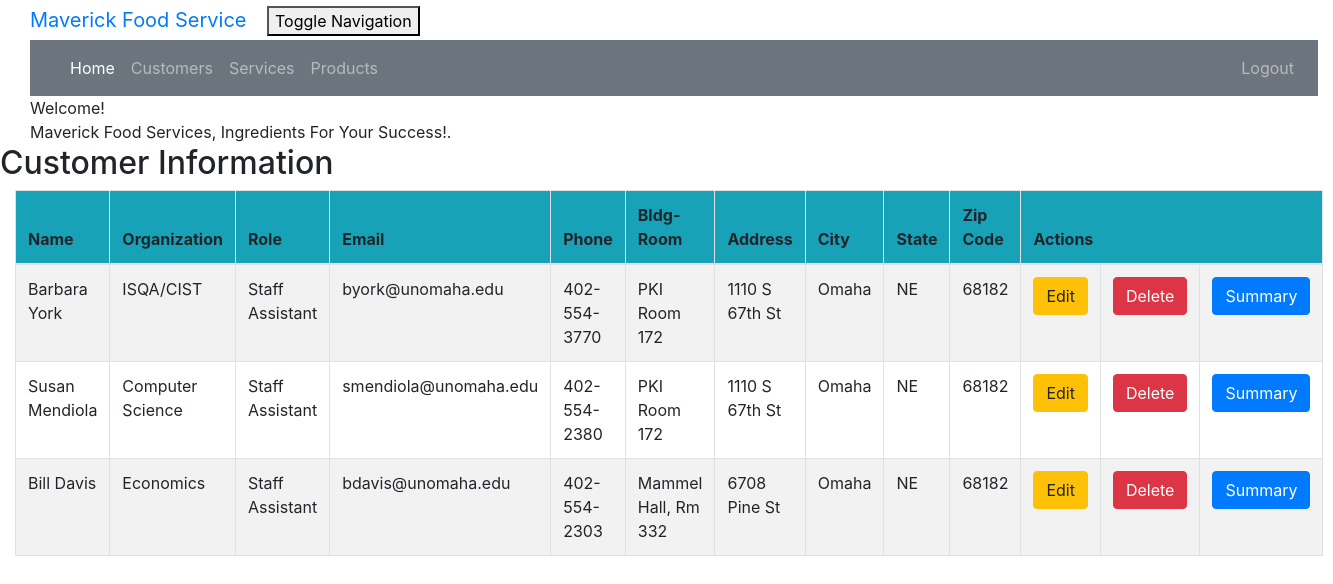
/customer_list (signed in), run on the app's committed database.
### crm/models.py (models this page shows, shortened)
class Customer(models.Model):
    cust_name = models.CharField(max_length=50)
    email = models.EmailField(max_length=100)
    phone = models.CharField(max_length=20)
    bldgroom = models.CharField(max_length=100)
    address = models.CharField(max_length=200)
    city = models.CharField(max_length=50)
    state = models.CharField(max_length=50)
    zipcode = models.CharField(max_length=10)
    organization = models.CharField(max_length=100)
    role = models.CharField(max_length=100)

### crm/views.py (the view)
# urls.py: path('customer_list', views.customer_list, name='customer_list'),
@login_required
def customer_list(request):
    customer = Customer.objects.filter()
    return render(request, 'crm/customer_list.html',
                  {'customers': customer})

### crm/templates/crm/customer_list.html (shortened to what this page needs)
<!DOCTYPE html>
<html lang="en">
{% extends 'crm/base.html' %}
{% block content %}
    <html>
    <head>
    </head>
    <body class="bodylist">
    <div class="container">
        <div class="panel panel-primary">
            <div class="panel-heading">Welcome!</div>
            <div class="panel-body">
                Maverick Food Services, Ingredients For Your Success!.
            </div>
        </div>
    </div>
    <div class="row">
        <h2>Customer Information</h2>
    </div>
    <div>
        <table class="table table-striped table-bordered table-hover w-auto">
            <thead>
            <tr class="bg-info">
                <th>Name</th>
                <th>Organization</th>
                <th>Role</th>
                <th>Email</th>
                <th>Phone</th>
                <th>Bldg-Room</th>
                <th>Address</th>
                <th>City</th>
                <th>State</th>
                <th>Zip Code</th>
                <th colspan="3">Actions</th>
            </tr>
            </thead>
            <tbody>
            {% for customer in customers %}
                <tr>
                    <td>{{ customer.cust_name }}</td>
                    <td>{{ customer.organization }}</td>
                    <td>{{ customer.role }}</td>
                    <td>{{ customer.email }}</td>
                    <td>{{ customer.phone }}</td>
                    <td>{{ customer.bldgroom }}</td>
                    <td>{{ customer.address }}</td>
                    <td>{{ customer.city }}</td>
                    <td>{{ customer.state }}</td>
                    <td>{{ customer.zipcode }}</td>
                    <td><a href="{% url 'crm:customer_edit' pk=customer.pk %}"
                           class="btn btn-warning">Edit</a></td>
                    <td><a href ="{% url 'crm:customer_delete' pk=customer.pk %}"
                           onclick="return confirm('Are you sure you want to delete?')"
                           class="btn btn-danger">Delete</a>
                    </td>
                    <td><a href="{% url 'crm:summary' pk=customer.pk %}"
                           class="btn btn-primary">Summary</a>
                    </td>
                </tr>
            {% endfor %}
            </tbody>
        </table>
    </div>
    </body>
    </html>
{% endblock %}

### crm/templates/crm/base.html (shortened to what this page needs)
<!DOCTYPE html>
{% load static %}
<html lang="en">
<link rel="stylesheet" href="https://cdn.jsdelivr.net/npm/bootstrap@4.6.1/dist/css/bootstrap.min.css">
<link rel="stylesheet" href="{% static "css/portfolio.css" %}">
<div class="container-fluid">
    <div class="navbar-header">
        <a class="navbar-brand" href="">
            Maverick Food Service
        </a>
        <button type="button" class="navbar-toggle" data-toggle="collapse"
                data-target="#myNavbar" aria-controls="myNavbar">
            Toggle Navigation
        </button>
    </div>
    <nav class="navbar navbar-expand-md bg-secondary navbar-dark" id="myNavbar">
        <ul class="navbar-nav mr-auto">
            <li class="nav-item active">
                <a class="nav-link" href="nav-link" href="{% url 'crm:home' %}">Home</a>
            </li>
            <li class="nav-item">
                <a class="nav-link" href="{% url 'crm:customer_list' %}">Customers</a>
            </li>
            <li class="nav-item">
                <a class="nav-link" href="{% url 'crm:customer_list' %}">Services</a>
            </li>
            <li class="nav-item">
                <a class="nav-link" href="{% url 'crm:customer_list' %}">Products</a>
            </li>
        </ul>
        <ul class="nav navbar-nav ml-auto">
            {% if user.is_authenticated %}
                <li><a class="nav-link" href="{% url 'logout' %}">Logout</a>
                </li>
            {% else %}
                <li><a class="nav-link" href="{% url 'login' %}"><span class="glyphicon glyphicon-log-in"></span>Login</a>
                </li>
            {% endif %}
        </ul>
    </nav>
</div>
<body id="app-layout">
<div class="row">
    <div class="col-md-8">
        {% block content %}
        {% endblock %}
    </div>
</div>
</body>
</html>

### crm/static/css/portfolio.css (style rules this page uses)
body { padding-left: 15px; }

### data on the page
Customer: cust_name "Barbara York", organization "ISQA/CIST", role "Staff Assistant", email "byork@unomaha.edu", phone "402-554-3770", bldgroom "PKI Room 172", address "1110 S 67th St", city "Omaha", state "NE", zipcode "68182"
Customer: cust_name "Susan Mendiola", organization "Computer Science", role "Staff Assistant", email "smendiola@unomaha.edu", phone "402-554-2380", bldgroom "PKI Room 172", address "1110 S 67th St", city "Omaha", state "NE", zipcode "68182"
Customer: cust_name "Bill Davis", organization "Economics", role "Staff Assistant", email "bdavis@unomaha.edu", phone "402-554-2303", bldgroom "Mammel Hall, Rm 332", address "6708 Pine St", city "Omaha", state "NE", zipcode "68182"
